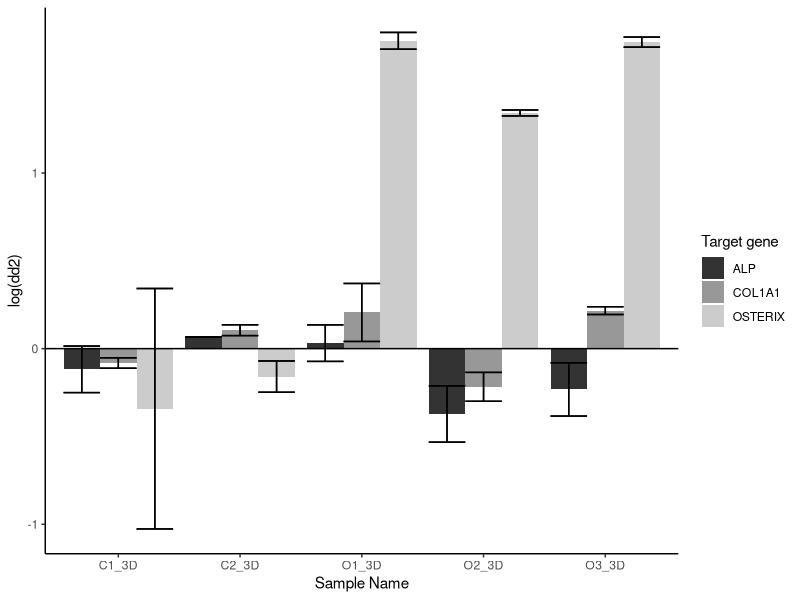

Write R code to recreate this figure.
library(tidyverse)
library(readxl)

#loading .xls file + /dir ??
filename <- excel_sheets("test.xls")

fun <- function(filename){
  for (x in filename){
    if (x == "Results"){
      plik <- read_excel("test.xls", sheet="Results", skip=42)
      break
    }
    else if ((x==tail(excel_sheets("test.xls"), n=1))){
      print("Brak zakladki 'Results' w pliku excel")
    }
  }
  
  #global variables
  # ref_gene <- readline(prompt="Podaj gen referencyjny: ")
  ref_gene <- "B-actin"
  
  #data cleaning
  data <- plik %>%
    select("name"="Sample Name", "target"="Target Name", "ct"="CT")%>%
    filter(name != "NTC" & ct!="Undetermined") %>%
    mutate(ct=as.numeric(ct)) %>%
    drop_na()
  
  #calculating mean of ref_gene
  kal_ref <- data %>%
    filter(target==ref_gene)%>%
    group_by(name, target)%>%
    summarise(ct_ref=mean(ct))%>%
    ungroup()%>%
    select(!target)
  
  #joining ref_gene CT to all samples according to names and calculating delta ct
  delta <- data %>%
    right_join(y=kal_ref, by=c("name"))%>%
    mutate("delta_ct"= ct-ct_ref)%>%
    filter(target!=ref_gene)%>%
    select(name, target, delta_ct)
  
  #extracting only calibrator from data
  cal <- delta %>%
    filter(name=="kalibrator")%>%
    select(target, delta_ct)%>% 
    rename(delta_kal=delta_ct)%>%
    group_by(target)%>%
    summarise(delta_kal=mean(delta_kal))
  
  #joining calibrator to table and calculating delta delta ct 
  dd <- delta %>%
    left_join(y=cal, by=c("target"))%>%
    mutate(dd=delta_ct-delta_kal)%>%
    filter(name!="kalibrator")%>%
    mutate(dd2 = log10(2^(-dd)))%>%
    group_by(name, target)%>%
    mutate(stdev=sd(dd2), dd2_mean=mean(dd2))
  
  ## zapisanie wykresu --> mozna wyrzucic paste0 i zapisze automatycznie w wd
  wd=as.character(getwd())
  bmp(file= paste0(wd, "/plot.bmp"))
  
  #plotting
  plot <- ggplot(dd, aes(x=name, y=dd2_mean, fill=target)) +
    geom_col(position="dodge")+
    labs(y= "log(dd2)", x="Sample Name", fill="Target gene")+
    theme(panel.border = element_blank(),
          panel.grid.major = element_blank(),
          panel.grid.minor = element_blank(),
          axis.line = element_line(colour = "black"),
          panel.background = element_rect(fill = "White"))+
    scale_fill_grey()+
    geom_hline(yintercept=0)+
    geom_errorbar(aes(ymin=dd2_mean-stdev, 
                      ymax=dd2_mean +stdev), 
                  position="dodge")
  print(plot)
  dev.off()
}

fun(filename)

